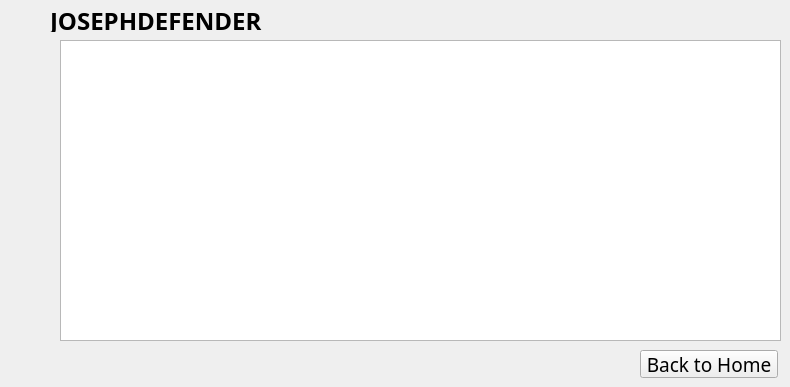
      <widget class="QWidget" name="Platinum_Info">
       <widget class="QLabel" name="Platinum_label_3">
        <property name="enabled">
         <bool>true</bool>
        </property>
        <property name="geometry">
         <rect>
          <x>50</x>
          <y>10</y>
          <width>214</width>
          <height>22</height>
         </rect>
        </property>
        <property name="font">
         <font>
          <family>Heiti SC</family>
          <pointsize>18</pointsize>
          <weight>75</weight>
          <italic>false</italic>
          <bold>true</bold>
          <kerning>true</kerning>
         </font>
        </property>
        <property name="text">
         <string>JOSEPHDEFENDER</string>
        </property>
       </widget>
       <widget class="QPushButton" name="Platinum_BackToHome">
        <property name="geometry">
         <rect>
          <x>640</x>
          <y>350</y>
          <width>138</width>
          <height>28</height>
         </rect>
        </property>
        <property name="font">
         <font>
          <family>Heiti SC</family>
          <pointsize>14</pointsize>
         </font>
        </property>
        <property name="text">
         <string>Back to Home</string>
        </property>
       </widget>
       <widget class="QTextEdit" name="Platinum_textEdit">
        <property name="geometry">
         <rect>
          <x>60</x>
          <y>40</y>
          <width>721</width>
          <height>301</height>
         </rect>
        </property>
        <property name="font">
         <font>
          <pointsize>16</pointsize>
         </font>
        </property>
       </widget>
      </widget>
